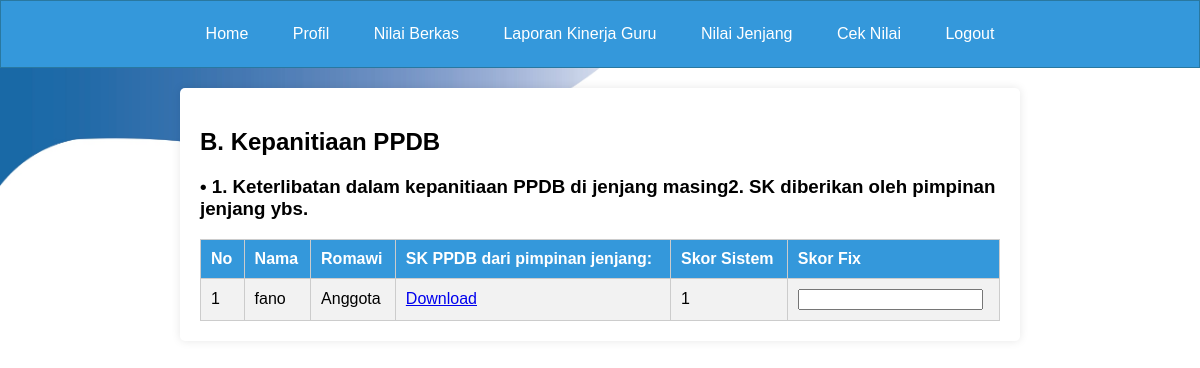
The app's page /page_beri_nilai_guru4b.php with its own data.
### tables this page shows
CREATE TABLE `tabel_p_pendidikan2` (
  `id_penilaian` int(11) NOT NULL,
  `id` int(11) DEFAULT NULL,
  `nama` varchar(255) DEFAULT NULL,
  `ia1` varchar(255) DEFAULT NULL,
  `poinia1` int(11) DEFAULT NULL,
  `apoinia1` int(11) NOT NULL,
  `berkasia1` longblob DEFAULT NULL,
  `berkasia11` longblob DEFAULT NULL,
  `berkasia111` longblob DEFAULT NULL,
  `iab1` varchar(255) DEFAULT NULL,
  `poiniab1` int(11) DEFAULT NULL,
  `apoiniab1` int(11) DEFAULT NULL,
  `berkasiab1` longblob DEFAULT NULL,
  `berkasiab11` longblob DEFAULT NULL,
  `berkasiab111` longblob DEFAULT NULL,
  `iac1` varchar(255) DEFAULT NULL,
  `poiniac1` int(11) DEFAULT NULL,
  `apoiniac1` int(11) DEFAULT NULL,
  `berkasiac1` longblob DEFAULT NULL,
  `berkasiac11` longblob DEFAULT NULL,
  `berkasiac111` longblob DEFAULT NULL,
  `ia2` varchar(255) DEFAULT NULL,
  `poinia2` int(11) DEFAULT NULL,
  `apoinia2` int(11) DEFAULT NULL,
  `berkasia2` longblob DEFAULT NULL,
  `berkasia22` longblob DEFAULT NULL,
  `berkasia222` longblob DEFAULT NULL,
  `ib1` varchar(255) DEFAULT NULL,
  `poinib1` int(11) DEFAULT NULL,
  `apoinib1` int(11) DEFAULT NULL,
  `berkasib1` longblob DEFAULT NULL,
  `berkasib11` longblob DEFAULT NULL,
  `berkasib111` longblob DEFAULT NULL,
  `ib2` varchar(255) DEFAULT NULL,
  `poinib2` int(11) DEFAULT NULL,
  `apoinib2` int(11) DEFAULT NULL,
  `berkasib2` longblob DEFAULT NULL,
  `berkasib22` longblob DEFAULT NULL,
  `berkasib222` longblob DEFAULT NULL,
  `ib3` varchar(255) DEFAULT NULL,
  `poinib3` int(11) DEFAULT NULL,
  `apoinib3` int(11) DEFAULT NULL,
  `berkasib3` longblob DEFAULT NULL,
  `berkasib33` longblob DEFAULT NULL,
  `berkasib333` longblob DEFAULT NULL,
  `ib4` varchar(255) DEFAULT NULL,
  `poinib4` int(11) DEFAULT NULL,
  `apoinib4` int(11) DEFAULT NULL,
  `berkasib4` longblob DEFAULT NULL,
  `berkasib44` longblob DEFAULT NULL,
  `berkasib444` longblob DEFAULT NULL,
  `ib5` varchar(255) DEFAULT NULL,
  `poinib5` int(11) DEFAULT NULL,
  `apoinib5` int(11) DEFAULT NULL,
  `berkasib5` longblob DEFAULT NULL,
  `berkasib55` longblob DEFAULT NULL,
  `berkasib555` longblob DEFAULT NULL,
  `ib6` varchar(255) DEFAULT NULL,
  `poinib6` int(11) DEFAULT NULL,
  `apoinib6` int(11) DEFAULT NULL,
  `berkasib6` longblob DEFAULT NULL,
  `berkasib66` longblob DEFAULT NULL,
  `berkasib666` longblob DEFAULT NULL,
  `ic1` varchar(255) DEFAULT NULL,
  `poinic1` int(11) DEFAULT NULL,
  `apoinic1` int(11) DEFAULT NULL,
  `berkasic1` longblob DEFAULT NULL,
  `berkasic11` longblob DEFAULT NULL,
  `berkasic111` longblob DEFAULT NULL,
  `berkasic1111` longblob DEFAULT NULL,
  `berkasic11111` longblob DEFAULT NULL,
  `ic2` varchar(255) DEFAULT NULL,
  `poinic2` int(11) DEFAULT NULL,
  `apoinic2` longblob DEFAULT NULL,
  `berkasic2` longblob DEFAULT NULL,
  `icb2` varchar(255) DEFAULT NULL,
  `poinicb2` int(11) DEFAULT NULL,
  `apoinicb2` int(11) DEFAULT NULL,
  `berkasicb2` longblob DEFAULT NULL,
  `icc2` varchar(255) DEFAULT NULL,
  `poinicc2` int(11) DEFAULT NULL,
  `apoinicc2` int(11) DEFAULT NULL,
  `berkasicc2` longblob DEFAULT NULL,
  `icd2` varchar(255) DEFAULT NULL,
  `poinicd2` int(11) DEFAULT NULL,
  `apoinicd2` int(11) DEFAULT NULL,
  `berkasicd2` longblob DEFAULT NULL,
  `id1` varchar(255) DEFAULT NULL,
  `poinid1` int(11) DEFAULT NULL,
  `apoinid1` int(11) DEFAULT NULL,
  `berkasid1` longblob DEFAULT NULL,
  `berkasid11` longblob DEFAULT NULL,
  `berkasid111` longblob NOT NULL,
  `ie1` varchar(255) DEFAULT NULL,
  `poinie1` int(11) DEFAULT NULL,
  `apoinie1` int(11) DEFAULT NULL,
  `berkasie1` longblob DEFAULT NULL,
  `berkasie11` longblob DEFAULT NULL,
  `berkasie111` longblob DEFAULT NULL,
  `ie2` varchar(255) DEFAULT NULL,
  `poinie2` int(11) DEFAULT NULL,
  `apoinie2` int(11) DEFAULT NULL,
  `berkasie2` longblob DEFAULT NULL,
  `berkasie22` longblob DEFAULT NULL,
  `iia1` varchar(255) DEFAULT NULL,
  `poiniia1` int(11) DEFAULT NULL,
  `apoiniia1` int(11) DEFAULT NULL,
  `berkasiia1` longblob DEFAULT NULL,
  `berkasiia11` longblob DEFAULT NULL,
  `berkasiia111` longblob DEFAULT NULL,
  `iia2` varchar(255) DEFAULT NULL,
  `poiniia2` int(11) DEFAULT NULL,
  `apoiniia2` int(11) DEFAULT NULL,
  `berkasiia2` longblob DEFAULT NULL,
  `berkasiia22` longblob DEFAULT NULL,
  `berkasiia222` longblob DEFAULT NULL,
  `iiab2` varchar(255) DEFAULT NULL,
  `poiniiab2` int(11) DEFAULT NULL,
  `apoiniiab2` int(11) DEFAULT NULL,
  `berkasiiab2` longblob DEFAULT NULL,
  `berkasiiab22` longblob DEFAULT NULL,
  `berkasiiab222` longblob DEFAULT NULL,
  `berkasiiab2222` longblob DEFAULT NULL,
  `iib1` varchar(255) DEFAULT NULL,
  `poiniib1` int(11) DEFAULT NULL,
  `apoiniib1` int(11) DEFAULT NULL,
  `berkasiib1` longblob DEFAULT NULL,
  `berkasiib11` longblob DEFAULT NULL,
  `berkasiib111` longblob DEFAULT NULL,
  `iib2` varchar(255) DEFAULT NULL,
  `poiniib2` int(11) DEFAULT NULL,
  `apoiniib2` int(11) DEFAULT NULL,
  `berkasiib2` longblob DEFAULT NULL,
  `berkasiib22` longblob DEFAULT NULL,
  `berkasiib222` longblob DEFAULT NULL,
  `iib3` varchar(255) DEFAULT NULL,
  `poiniib3` int(11) DEFAULT NULL,
  `apoiniib3` int(11) DEFAULT NULL,
  `berkasiib3` longblob DEFAULT NULL,
  `berkasiib33` longblob DEFAULT NULL,
  `berkasiib333` longblob DEFAULT NULL,
  `iiba3` varchar(255) DEFAULT NULL,
  `poiniiba3` int(11) DEFAULT NULL,
  `apoiniiba3` int(11) DEFAULT NULL,
  `berkasiiba3` longblob DEFAULT NULL,
  `berkasiiba33` longblob DEFAULT NULL,
  `berkasiiba333` longblob DEFAULT NULL,
  `berkasiiba3333` longblob DEFAULT NULL,
  `iib4` varchar(255) DEFAULT NULL,
  `poiniib4` int(11) DEFAULT NULL,
  `apoiniib4` int(11) DEFAULT NULL,
  `berkasiib4` longblob DEFAULT NULL,
  `berkasiib44` longblob DEFAULT NULL,
  `berkasiib444` longblob DEFAULT NULL,
  `iibb4` varchar(255) DEFAULT NULL,
  `poiniibb4` int(11) DEFAULT NULL,
  `apoiniibb4` int(11) DEFAULT NULL,
  `berkasiibb4` longblob DEFAULT NULL,
  `berkasiibb44` longblob DEFAULT NULL,
  `berkasiibb444` longblob DEFAULT NULL,
  `iibc4` varchar(255) DEFAULT NULL,
  `poiniibc4` int(11) DEFAULT NULL,
  `apoiniibc4` int(11) DEFAULT NULL,
  `berkasiibc4` longblob DEFAULT NULL,
  `berkasiibc44` longblob DEFAULT NULL,
  `berkasiibc444` longblob DEFAULT NULL,
  `iiia1` varchar(255) DEFAULT NULL,
  `poiniiia1` int(11) DEFAULT NULL,
  `apoiniiia1` int(11) DEFAULT NULL,
  `berkasiiia1` longblob DEFAULT NULL,
  `berkasiiia11` longblob DEFAULT NULL,
  `berkasiiia111` longblob DEFAULT NULL,
  `iiib1` varchar(255) DEFAULT NULL,
  `poiniiib1` int(11) DEFAULT NULL,
  `apoiniiib1` int(11) DEFAULT NULL,
  `berkasiiib1` longblob DEFAULT NULL,
  `berkasiiib11` longblob DEFAULT NULL,
  `berkasiiib111` longblob DEFAULT NULL,
  `berkasiiib1111` longblob DEFAULT NULL,
  `berkasiiib11111` longblob DEFAULT NULL,
  `iiic1` varchar(255) DEFAULT NULL,
  `poiniiic1` int(11) DEFAULT NULL,
  `apoiniiic1` int(11) DEFAULT NULL,
  `berkasiiic1` longblob DEFAULT NULL,
  `berkasiiic11` longblob DEFAULT NULL,
  `berkasiiic111` longblob DEFAULT NULL,
  `berkasiiic1111` longblob DEFAULT NULL,
  `berkasiiic11111` longblob DEFAULT NULL,
  `iva1` varchar(255) DEFAULT NULL,
  `poiniva1` int(11) DEFAULT NULL,
  `apoiniva1` int(11) DEFAULT NULL,
  `berkasiva1` longblob DEFAULT NULL,
  `berkasiva11` longblob DEFAULT NULL,
  `berkasiva111` longblob DEFAULT NULL,
  `ivb1` varchar(255) DEFAULT NULL,
  `poinivb1` int(11) DEFAULT NULL,
  `apoinivb1` int(11) DEFAULT NULL,
  `berkasivb1` longblob DEFAULT NULL,
  `berkasivb11` longblob DEFAULT NULL,
  `berkasivb111` longblob DEFAULT NULL,
  `ivc1` varchar(255) DEFAULT NULL,
  `poinivc1` int(11) DEFAULT NULL,
  `apoinivc1` int(11) DEFAULT NULL,
  `berkasivc1` longblob DEFAULT NULL,
  `berkasivc11` longblob DEFAULT NULL,
  `berkasivc111` longblob DEFAULT NULL,
  `ivd1` varchar(255) DEFAULT NULL,
  `poinivd1` int(11) DEFAULT NULL,
  `apoinivd1` int(11) DEFAULT NULL,
  `berkasivd1` longblob DEFAULT NULL,
  `berkasivd11` longblob DEFAULT NULL,
  `berkasivd111` longblob DEFAULT NULL,
  `ive1` varchar(255) DEFAULT NULL,
  `poinive1` int(11) DEFAULT NULL,
  `apoinive1` int(11) DEFAULT NULL,
  `berkasive1` longblob DEFAULT NULL,
  `berkasive11` longblob DEFAULT NULL,
  `berkasive111` longblob DEFAULT NULL,
  `ivea1` varchar(255) DEFAULT NULL,
  `poinivea1` int(11) DEFAULT NULL,
  `apoinivea1` int(11) DEFAULT NULL,
  `berkasivea1` longblob DEFAULT NULL,
  `ive2` varchar(255) DEFAULT NULL,
  `poinive2` int(11) DEFAULT NULL,
  `apoinive2` int(11) DEFAULT NULL,
  `berkasive2` longblob DEFAULT NULL,
  `berkasive22` longblob DEFAULT NULL,
  `berkasive222` longblob DEFAULT NULL,
  `tahun_penilaian` varchar(4) DEFAULT NULL,
  `nilai` int(10) DEFAULT NULL,
  `nilaivalidasi` int(15) NOT NULL,
  `validasi` varchar(20) DEFAULT NULL,
  `Aktivasi` int(10) NOT NULL,
  `TIMESTAMP` timestamp NOT NULL DEFAULT '2024-06-03 16:59:59'
);

### page_beri_nilai_guru4b.php (the view, shortened to what this page needs)
<?php
include "koneksi.php";
$tahun_ini = date("Y");
?>
<!DOCTYPE html>
<html lang="en">
<head>
</head>
<body>
    <div class="navbar-pendidikan" id="navbar-guru">
        <a href="page_pendidikan.php">Home</a>
        <a href="page_profil_pendidikan.php">Profil</a>
        <a href="page_beri_nilai_pendidikan.php">Nilai Berkas</a>
        <a href="page_laporan_kinerja_guru_pendidikan.php">Laporan Kinerja Guru</a>
        <a href="page_jenjang_pendidikan.php">Nilai Jenjang</a>
        <a href="page_nilaisemua_pendidikan.php">Cek Nilai</a>
        <a href="logout.php">Logout</a>
    </div>
    <div class="container">
        <h2>B. Kepanitiaan PPDB</h2>
        <h3>• 1. Keterlibatan dalam kepanitiaan PPDB di jenjang masing2. SK diberikan oleh pimpinan jenjang ybs.</h3>
        <table>
            <tr>
                <th>No</th>
                <th>Nama</th>
                <th>Romawi</th>
                <th>SK PPDB dari pimpinan jenjang:</th>
                <th>Skor Sistem</th>
                <th>Skor Fix</th>
            </tr>
            <?php
            $no = 1;
            $query_ia = mysqli_query($koneksi, "SELECT * FROM tabel_p_pendidikan2 WHERE tahun_penilaian = '$tahun_ini'");
            while ($row = mysqli_fetch_array($query_ia)) {
                $file_berkasiaa = $row['berkasivb1'];
            ?>
                <tr>
                    <td><?php echo $no++; ?></td>
                    <td><?php echo $row['nama']; ?></td>
                    <td><?php echo $row['ivb1']; ?></td>
                    <td>
                        <?php if (!empty($file_berkasiaa)) { ?>
                            <a href="uploads/<?php echo $file_berkasiaa; ?>" target="_blank">Download</a>
                        <?php } else {
                            echo "Tidak ada file";
                        } ?>
                    </td>
                    <td><?php echo $row['poinivb1']; ?></td>
                    <td>
                        <input type="text" class="editable-ivb1" data-id="<?php echo $row['id']; ?>" value="<?php echo $row['apoinivb1']; ?>">
                    </td>
                </tr>
            <?php } ?>
        </table>
    </div>
</body>
</html>

### page_beri_nilai_guru4b.php (style rules this page uses)
html, body { height: 100%; margin: 0; padding: 0; background: url('bgnusput.jpg') no-repeat center center fixed; background-size: 100% 100%; background-position: center center; font-family: Arial, sans-serif; }
.navbar-pendidikan { background-color: #3498db; border: 1px solid #2978a0; padding: 10px 0; text-align: center; }
.navbar-pendidikan a { display: inline-block; color: white; padding: 14px 10px; text-decoration: none; margin: 0 10px; border-radius: 5px; transition: background-color 0.3s; }
.container { background-color: #fff; max-width: 800px; margin: 20px auto; padding: 20px; border-radius: 5px; box-shadow: 0 0 10px rgba(0, 0, 0, 0.1); }
table { width: 100%; border-collapse: collapse; }
table, th, td { border: 1px solid #ccc; }
th, td { padding: 10px; text-align: left; }
th { background-color: #3498db; color: #fff; }
tr:nth-child(even) { background-color: #f2f2f2; }

### records on screen
tabel_p_pendidikan2: nama "fano", ivb1 "Anggota", poinivb1 "1"
